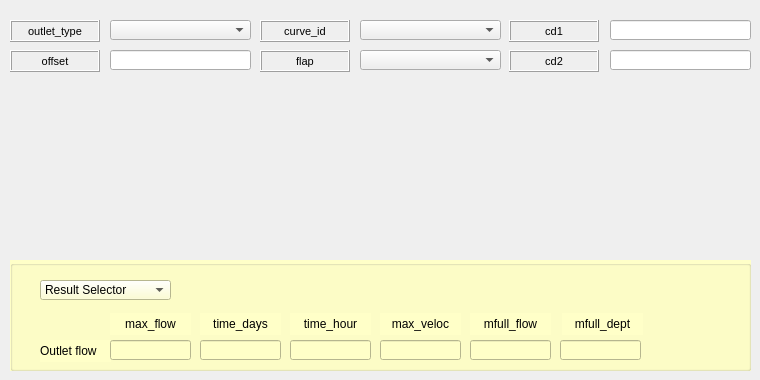
     <widget class="QWidget" name="tab_12">
      <attribute name="title">
       <string>Outlet</string>
      </attribute>
      <widget class="QGroupBox" name="groupBox_7">
       <property name="geometry">
        <rect>
         <x>10</x>
         <y>260</y>
         <width>741</width>
         <height>111</height>
        </rect>
       </property>
       <property name="autoFillBackground">
        <bool>false</bool>
       </property>
       <property name="styleSheet">
        <string notr="true">background-color: rgb(255, 255, 200);</string>
       </property>
       <property name="title">
        <string/>
       </property>
       <widget class="QComboBox" name="comboBox_48">
        <property name="geometry">
         <rect>
          <x>30</x>
          <y>20</y>
          <width>131</width>
          <height>20</height>
         </rect>
        </property>
        <item>
         <property name="text">
          <string>Result Selector</string>
         </property>
        </item>
       </widget>
       <widget class="QLineEdit" name="lineEdit_70">
        <property name="geometry">
         <rect>
          <x>190</x>
          <y>80</y>
          <width>81</width>
          <height>20</height>
         </rect>
        </property>
        <property name="text">
         <string/>
        </property>
       </widget>
       <widget class="QLabel" name="label_outlet_flow">
        <property name="geometry">
         <rect>
          <x>30</x>
          <y>80</y>
          <width>71</width>
          <height>22</height>
         </rect>
        </property>
        <property name="font">
         <font>
          <pointsize>9</pointsize>
         </font>
        </property>
        <property name="frameShape">
         <enum>QFrame::NoFrame</enum>
        </property>
        <property name="frameShadow">
         <enum>QFrame::Plain</enum>
        </property>
        <property name="text">
         <string>Outlet flow</string>
        </property>
        <property name="textFormat">
         <enum>Qt::AutoText</enum>
        </property>
        <property name="scaledContents">
         <bool>false</bool>
        </property>
        <property name="alignment">
         <set>Qt::AlignLeading|Qt::AlignLeft|Qt::AlignVCenter</set>
        </property>
        <property name="margin">
         <number>3</number>
        </property>
       </widget>
       <widget class="QLabel" name="label_time_days_4">
        <property name="geometry">
         <rect>
          <x>190</x>
          <y>53</y>
          <width>81</width>
          <height>22</height>
         </rect>
        </property>
        <property name="font">
         <font>
          <pointsize>9</pointsize>
         </font>
        </property>
        <property name="frameShape">
         <enum>QFrame::NoFrame</enum>
        </property>
        <property name="frameShadow">
         <enum>QFrame::Plain</enum>
        </property>
        <property name="text">
         <string>time_days</string>
        </property>
        <property name="textFormat">
         <enum>Qt::AutoText</enum>
        </property>
        <property name="scaledContents">
         <bool>false</bool>
        </property>
        <property name="alignment">
         <set>Qt::AlignCenter</set>
        </property>
        <property name="margin">
         <number>3</number>
        </property>
       </widget>
       <widget class="QLineEdit" name="lineEdit_79">
        <property name="geometry">
         <rect>
          <x>460</x>
          <y>80</y>
          <width>81</width>
          <height>20</height>
         </rect>
        </property>
        <property name="text">
         <string/>
        </property>
       </widget>
       <widget class="QLabel" name="label_max_flow_5">
        <property name="geometry">
         <rect>
          <x>100</x>
          <y>53</y>
          <width>81</width>
          <height>22</height>
         </rect>
        </property>
        <property name="font">
         <font>
          <pointsize>9</pointsize>
         </font>
        </property>
        <property name="frameShape">
         <enum>QFrame::NoFrame</enum>
        </property>
        <property name="frameShadow">
         <enum>QFrame::Plain</enum>
        </property>
        <property name="text">
         <string>max_flow</string>
        </property>
        <property name="textFormat">
         <enum>Qt::AutoText</enum>
        </property>
        <property name="scaledContents">
         <bool>false</bool>
        </property>
        <property name="alignment">
         <set>Qt::AlignCenter</set>
        </property>
        <property name="margin">
         <number>3</number>
        </property>
       </widget>
       <widget class="QLabel" name="label_time_hour_4">
        <property name="geometry">
         <rect>
          <x>280</x>
          <y>53</y>
          <width>81</width>
          <height>22</height>
         </rect>
        </property>
        <property name="font">
         <font>
          <pointsize>9</pointsize>
         </font>
        </property>
        <property name="frameShape">
         <enum>QFrame::NoFrame</enum>
        </property>
        <property name="frameShadow">
         <enum>QFrame::Plain</enum>
        </property>
        <property name="text">
         <string>time_hour</string>
        </property>
        <property name="textFormat">
         <enum>Qt::AutoText</enum>
        </property>
        <property name="scaledContents">
         <bool>false</bool>
        </property>
        <property name="alignment">
         <set>Qt::AlignCenter</set>
        </property>
        <property name="margin">
         <number>3</number>
        </property>
       </widget>
       <widget class="QLineEdit" name="lineEdit_92">
        <property name="geometry">
         <rect>
          <x>280</x>
          <y>80</y>
          <width>81</width>
          <height>20</height>
         </rect>
        </property>
        <property name="text">
         <string/>
        </property>
       </widget>
       <widget class="QLineEdit" name="lineEdit_93">
        <property name="geometry">
         <rect>
          <x>100</x>
          <y>80</y>
          <width>81</width>
          <height>20</height>
         </rect>
        </property>
        <property name="text">
         <string/>
        </property>
       </widget>
       <widget class="QLabel" name="label_max_veloc_4">
        <property name="geometry">
         <rect>
          <x>370</x>
          <y>53</y>
          <width>81</width>
          <height>22</height>
         </rect>
        </property>
        <property name="font">
         <font>
          <pointsize>9</pointsize>
         </font>
        </property>
        <property name="frameShape">
         <enum>QFrame::NoFrame</enum>
        </property>
        <property name="frameShadow">
         <enum>QFrame::Plain</enum>
        </property>
        <property name="text">
         <string>max_veloc</string>
        </property>
        <property name="textFormat">
         <enum>Qt::AutoText</enum>
        </property>
        <property name="scaledContents">
         <bool>false</bool>
        </property>
        <property name="alignment">
         <set>Qt::AlignCenter</set>
        </property>
        <property name="margin">
         <number>3</number>
        </property>
       </widget>
       <widget class="QLineEdit" name="lineEdit_99">
        <property name="geometry">
         <rect>
          <x>370</x>
          <y>80</y>
          <width>81</width>
          <height>20</height>
         </rect>
        </property>
        <property name="text">
         <string/>
        </property>
       </widget>
       <widget class="QLabel" name="label_mfull_flow_4">
        <property name="geometry">
         <rect>
          <x>460</x>
          <y>53</y>
          <width>81</width>
          <height>22</height>
         </rect>
        </property>
        <property name="font">
         <font>
          <pointsize>9</pointsize>
         </font>
        </property>
        <property name="frameShape">
         <enum>QFrame::NoFrame</enum>
        </property>
        <property name="frameShadow">
         <enum>QFrame::Plain</enum>
        </property>
        <property name="text">
         <string>mfull_flow</string>
        </property>
        <property name="textFormat">
         <enum>Qt::AutoText</enum>
        </property>
        <property name="scaledContents">
         <bool>false</bool>
        </property>
        <property name="alignment">
         <set>Qt::AlignCenter</set>
        </property>
        <property name="margin">
         <number>3</number>
        </property>
       </widget>
       <widget class="QLineEdit" name="lineEdit_100">
        <property name="geometry">
         <rect>
          <x>550</x>
          <y>80</y>
          <width>81</width>
          <height>20</height>
         </rect>
        </property>
        <property name="text">
         <string/>
        </property>
       </widget>
       <widget class="QLabel" name="label_mfull_dept_4">
        <property name="geometry">
         <rect>
          <x>552</x>
          <y>53</y>
          <width>81</width>
          <height>22</height>
         </rect>
        </property>
        <property name="font">
         <font>
          <pointsize>9</pointsize>
         </font>
        </property>
        <property name="frameShape">
         <enum>QFrame::NoFrame</enum>
        </property>
        <property name="frameShadow">
         <enum>QFrame::Plain</enum>
        </property>
        <property name="text">
         <string>mfull_dept</string>
        </property>
        <property name="textFormat">
         <enum>Qt::AutoText</enum>
        </property>
        <property name="scaledContents">
         <bool>false</bool>
        </property>
        <property name="alignment">
         <set>Qt::AlignCenter</set>
        </property>
        <property name="margin">
         <number>3</number>
        </property>
       </widget>
      </widget>
      <widget class="QComboBox" name="comboBox_45">
       <property name="geometry">
        <rect>
         <x>360</x>
         <y>50</y>
         <width>141</width>
         <height>20</height>
        </rect>
       </property>
      </widget>
      <widget class="QLabel" name="label_offset_3">
       <property name="geometry">
        <rect>
         <x>10</x>
         <y>50</y>
         <width>90</width>
         <height>22</height>
        </rect>
       </property>
       <property name="font">
        <font>
         <pointsize>8</pointsize>
        </font>
       </property>
       <property name="frameShape">
        <enum>QFrame::Box</enum>
       </property>
       <property name="frameShadow">
        <enum>QFrame::Raised</enum>
       </property>
       <property name="text">
        <string>offset</string>
       </property>
       <property name="alignment">
        <set>Qt::AlignCenter</set>
       </property>
       <property name="margin">
        <number>3</number>
       </property>
      </widget>
      <widget class="QLabel" name="label_flap_4">
       <property name="geometry">
        <rect>
         <x>260</x>
         <y>50</y>
         <width>90</width>
         <height>22</height>
        </rect>
       </property>
       <property name="font">
        <font>
         <pointsize>8</pointsize>
        </font>
       </property>
       <property name="frameShape">
        <enum>QFrame::Box</enum>
       </property>
       <property name="frameShadow">
        <enum>QFrame::Raised</enum>
       </property>
       <property name="text">
        <string>flap</string>
       </property>
       <property name="alignment">
        <set>Qt::AlignCenter</set>
       </property>
       <property name="margin">
        <number>3</number>
       </property>
      </widget>
      <widget class="QLabel" name="label_cd2_2">
       <property name="geometry">
        <rect>
         <x>509</x>
         <y>50</y>
         <width>90</width>
         <height>22</height>
        </rect>
       </property>
       <property name="font">
        <font>
         <pointsize>8</pointsize>
        </font>
       </property>
       <property name="frameShape">
        <enum>QFrame::Box</enum>
       </property>
       <property name="frameShadow">
        <enum>QFrame::Raised</enum>
       </property>
       <property name="text">
        <string>cd2</string>
       </property>
       <property name="alignment">
        <set>Qt::AlignCenter</set>
       </property>
       <property name="margin">
        <number>3</number>
       </property>
      </widget>
      <widget class="QLineEdit" name="lineEdit_131">
       <property name="geometry">
        <rect>
         <x>610</x>
         <y>20</y>
         <width>141</width>
         <height>20</height>
        </rect>
       </property>
       <property name="text">
        <string/>
       </property>
      </widget>
      <widget class="QLabel" name="label_cd1">
       <property name="enabled">
        <bool>true</bool>
       </property>
       <property name="geometry">
        <rect>
         <x>509</x>
         <y>20</y>
         <width>90</width>
         <height>22</height>
        </rect>
       </property>
       <property name="sizePolicy">
        <sizepolicy hsizetype="Preferred" vsizetype="Preferred">
         <horstretch>0</horstretch>
         <verstretch>0</verstretch>
        </sizepolicy>
       </property>
       <property name="font">
        <font>
         <pointsize>8</pointsize>
        </font>
       </property>
       <property name="statusTip">
        <string/>
       </property>
       <property name="accessibleName">
        <string/>
       </property>
       <property name="layoutDirection">
        <enum>Qt::LeftToRight</enum>
       </property>
       <property name="autoFillBackground">
        <bool>false</bool>
       </property>
       <property name="inputMethodHints">
        <set>Qt::ImhNone</set>
       </property>
       <property name="frameShape">
        <enum>QFrame::Box</enum>
       </property>
       <property name="frameShadow">
        <enum>QFrame::Raised</enum>
       </property>
       <property name="lineWidth">
        <number>1</number>
       </property>
       <property name="midLineWidth">
        <number>0</number>
       </property>
       <property name="text">
        <string>cd1</string>
       </property>
       <property name="alignment">
        <set>Qt::AlignCenter</set>
       </property>
       <property name="wordWrap">
        <bool>false</bool>
       </property>
       <property name="margin">
        <number>3</number>
       </property>
      </widget>
      <widget class="QLineEdit" name="lineEdit_132">
       <property name="geometry">
        <rect>
         <x>610</x>
         <y>50</y>
         <width>141</width>
         <height>20</height>
        </rect>
       </property>
       <property name="text">
        <string/>
       </property>
      </widget>
      <widget class="QLabel" name="label_outlet_type">
       <property name="enabled">
        <bool>true</bool>
       </property>
       <property name="geometry">
        <rect>
         <x>10</x>
         <y>20</y>
         <width>90</width>
         <height>22</height>
        </rect>
       </property>
       <property name="sizePolicy">
        <sizepolicy hsizetype="Preferred" vsizetype="Preferred">
         <horstretch>0</horstretch>
         <verstretch>0</verstretch>
        </sizepolicy>
       </property>
       <property name="font">
        <font>
         <pointsize>8</pointsize>
        </font>
       </property>
       <property name="statusTip">
        <string/>
       </property>
       <property name="accessibleName">
        <string/>
       </property>
       <property name="layoutDirection">
        <enum>Qt::LeftToRight</enum>
       </property>
       <property name="autoFillBackground">
        <bool>false</bool>
       </property>
       <property name="inputMethodHints">
        <set>Qt::ImhNone</set>
       </property>
       <property name="frameShape">
        <enum>QFrame::Box</enum>
       </property>
       <property name="frameShadow">
        <enum>QFrame::Raised</enum>
       </property>
       <property name="lineWidth">
        <number>1</number>
       </property>
       <property name="midLineWidth">
        <number>0</number>
       </property>
       <property name="text">
        <string>outlet_type</string>
       </property>
       <property name="alignment">
        <set>Qt::AlignCenter</set>
       </property>
       <property name="wordWrap">
        <bool>false</bool>
       </property>
       <property name="margin">
        <number>3</number>
       </property>
      </widget>
      <widget class="QComboBox" name="comboBox_36">
       <property name="geometry">
        <rect>
         <x>360</x>
         <y>20</y>
         <width>141</width>
         <height>20</height>
        </rect>
       </property>
      </widget>
      <widget class="QComboBox" name="comboBox_53">
       <property name="geometry">
        <rect>
         <x>110</x>
         <y>20</y>
         <width>141</width>
         <height>20</height>
        </rect>
       </property>
      </widget>
      <widget class="QLabel" name="label_curve_id_2">
       <property name="geometry">
        <rect>
         <x>260</x>
         <y>20</y>
         <width>90</width>
         <height>22</height>
        </rect>
       </property>
       <property name="font">
        <font>
         <pointsize>8</pointsize>
        </font>
       </property>
       <property name="frameShape">
        <enum>QFrame::Box</enum>
       </property>
       <property name="frameShadow">
        <enum>QFrame::Raised</enum>
       </property>
       <property name="text">
        <string>curve_id</string>
       </property>
       <property name="alignment">
        <set>Qt::AlignCenter</set>
       </property>
       <property name="margin">
        <number>3</number>
       </property>
      </widget>
      <widget class="QLineEdit" name="lineEdit_133">
       <property name="geometry">
        <rect>
         <x>110</x>
         <y>50</y>
         <width>141</width>
         <height>20</height>
        </rect>
       </property>
       <property name="text">
        <string/>
       </property>
      </widget>
     </widget>
